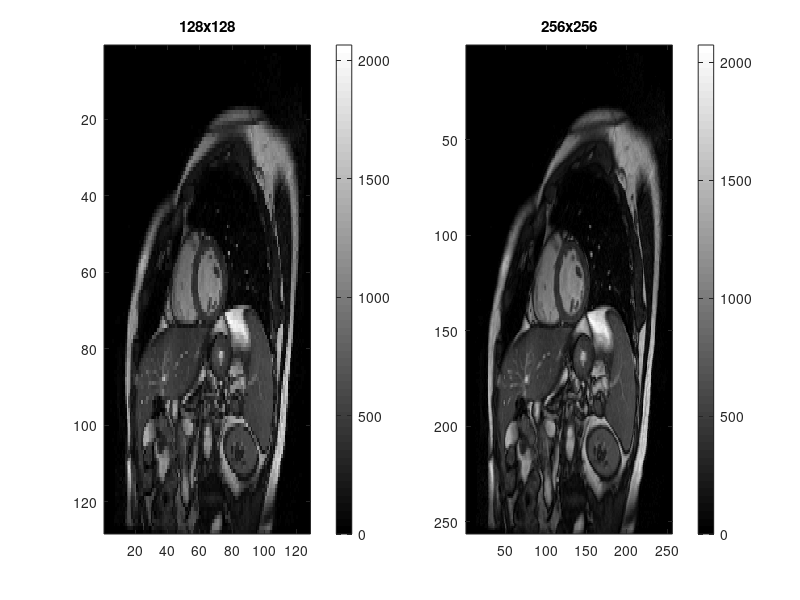
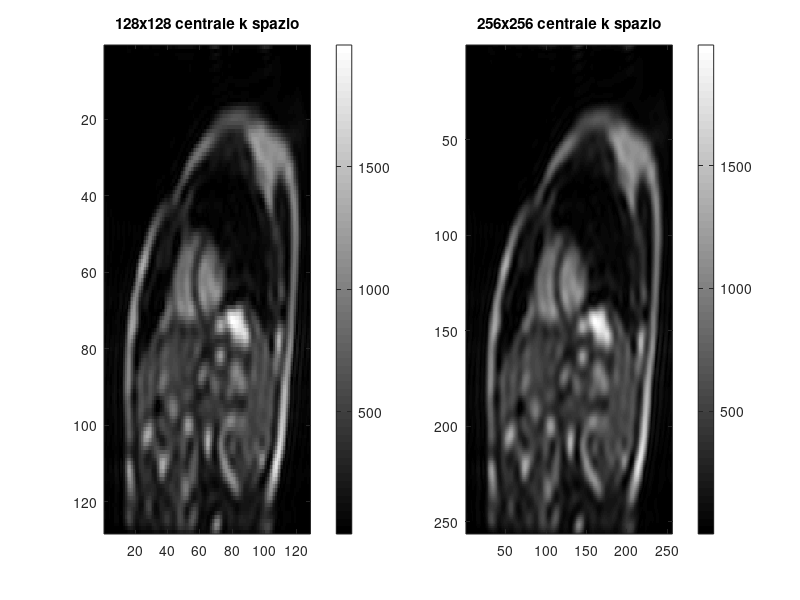
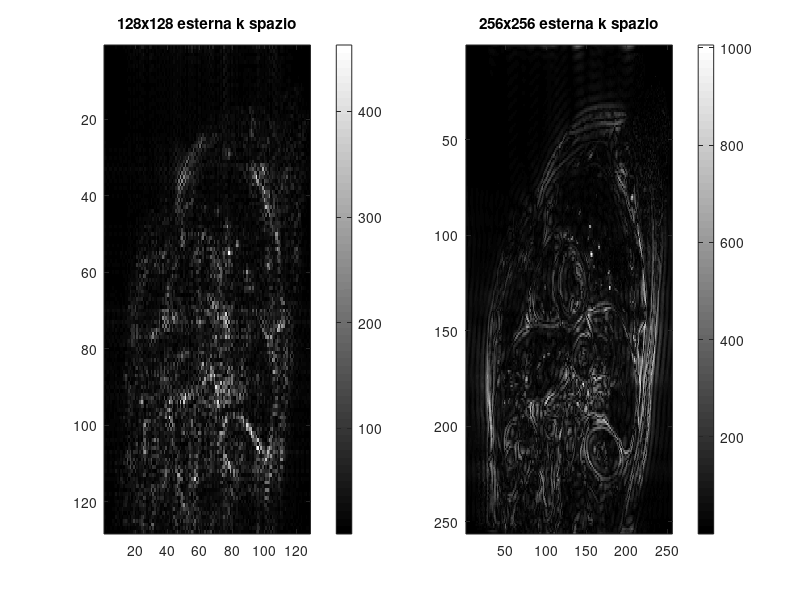
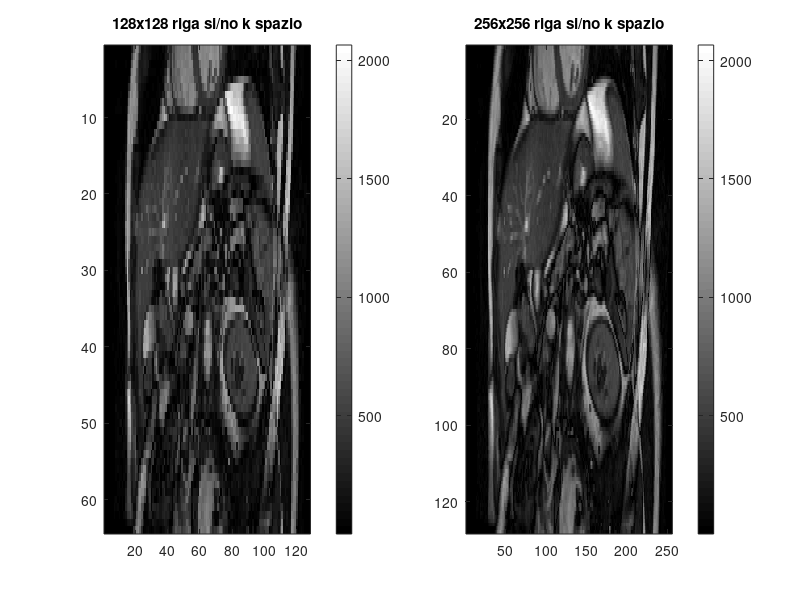

Reproduce these figures in MATLAB, in order.
load("K_spazio_cuore.mat");
%% A1 Immagine
Im1=abs(ifft2(K_S_cuore128));
Im2=abs(ifft2(K_S_cuore256)); 
figure; subplot(1,2,1); imagesc(Im1); colormap gray; colorbar; title ('128x128');
subplot(1,2,2); imagesc(Im2); colormap gray; colorbar;  title ('256x256');
%% A2 Parte centrale del K-Spazio
N1=128;
A1=zeros(N1);
inizio=(N1/2)-20;
fine=(N1/2)+20;
for i=1:N1
    for j=1:N1
        if (i>inizio && i<fine) && (j>inizio && j<fine)
            A1(i,j)=K_S_cuore128(i,j);
        end
    end
end
N2=256;
B1=zeros(N2);
inizio=(N2/2)-20;
fine=(N2/2)+20;
for i=1:N2
    for j=1:N2
        if (i>inizio && i<fine) && (j>inizio && j<fine)
            B1(i,j)=K_S_cuore256(i,j);
        end
    end
end
Im1=abs(ifft2(A1));
Im2=abs(ifft2(B1)); 
figure; subplot(1,2,1); imagesc(Im1); colormap gray; colorbar; title ('128x128 centrale k spazio');
subplot(1,2,2); imagesc(Im2); colormap gray; colorbar;  title ('256x256 centrale k spazio');
%% A3 Parte esterna del K-Spazio
N1=128;
A2=zeros(N1);
inizio=(N1/2)-20;
fine=(N1/2)+20;
for i=1:N1
    for j=1:N1
        if (i<inizio || i>fine) && (j<inizio || j>fine)
            A2(i,j)=K_S_cuore128(i,j);
        end
    end
end
N2=256;
B2=zeros(N2);
inizio=(N2/2)-20;
fine=(N2/2)+20;
for i=1:N2
    for j=1:N2
        if (i<inizio || i>fine) || (j<inizio || j>fine)
            B2(i,j)=K_S_cuore256(i,j);
        end
    end
end
Im1=abs(ifft2(A2));
Im2=abs(ifft2(B2)); 
figure; subplot(1,2,1); imagesc(Im1); colormap gray; colorbar; title ('128x128 esterna k spazio');
subplot(1,2,2); imagesc(Im2); colormap gray; colorbar;  title ('256x256 esterna k spazio');
%% A4 Una riga si e una no
A3=K_S_cuore128(1,:);
for i=1:N1
    if mod(i,2)==0 && i<N1
        A3=vertcat(A3,K_S_cuore128(i,:));
    end
end
B3=K_S_cuore256(1,:)
for i=1:N2
    if mod(i,2)==0 && i<N2
        B3=vertcat(B3,K_S_cuore256(i,:));
    end
end
Im1=abs(ifft2(A3));
Im2=abs(ifft2(B3)); 
figure; subplot(1,2,1); imagesc(Im1); colormap gray; colorbar; title ('128x128 riga si/no k spazio');
subplot(1,2,2); imagesc(Im2); colormap gray; colorbar;  title ('256x256 riga si/no k spazio');

%% A5 60% di righe del K-Spazio
X1=floor(N1*0.6);
inizio=N1/2-X1/2;
fine=N1/2+X1/2;
A5=zeros(N1);
for i=N1:-1:1
    if i>=inizio && i<=fine
        A5(i,:)=K_S_cuore128(i,:);
    end
end
X2=floor(N2*0.6);
inizio=N2/2-X2/2;
fine=N2/2+X2/2;
B5=zeros(N2);
for i=N2:-1:1
    if i>=inizio && i<=fine
        B5(i,:)=K_S_cuore256(i,:);
    end
end
Im1=abs(ifft2(A5));
Im2=abs(ifft2(B5)); 
figure; subplot(1,2,1); imagesc(Im1); colormap gray; colorbar; title ('128x128 60% FOV');
subplot(1,2,2); imagesc(Im2); colormap gray; colorbar;  title ('256x256 60% FOV');
Im3=abs(ifft2(K_S_cuore256)); 
figure; subplot(1,2,1); imagesc(Im3); title('modulo ifft2'); colormap gray;
subplot(1,2,2); imagesc(Im2); title('FOV 60%'); colormap gray;
%% A6 Zero-Padding
%x=[zeros(1,64),K_S_cuore128(1,:),zeros(1,64)];
A6=zeros(2*N1);
centro=length(A6)/2;
inizio=centro-N1/2;
fine=centro+N1/2;
a=fine-inizio;
k=1;
for i=1:length(A6)
    if i>inizio && i<=fine
        A6(i,:)=[zeros(1,64),K_S_cuore128(k,:),zeros(1,64)];
        k=k+1;
    end
end
B6=zeros(2*N2);
centro=length(B6)/2;
inizio=centro-N2/2;
fine=centro+N2/2;
a=fine-inizio;
k=1;
for i=1:length(B6)
    if i>inizio && i<=fine
        B6(i,:)=[zeros(1,128),K_S_cuore256(k,:),zeros(1,128)];
        k=k+1;
    end
end
Im1=abs(ifft2(A6));
Im2=abs(ifft2(B6)); 
figure; subplot(1,2,1); imagesc(Im1); colormap gray; colorbar; title ('128x128 zero-padding');
subplot(1,2,2); imagesc(Im2); colormap gray; colorbar;  title ('256x256 zero-padding');
%% A7 HALF-FOURIER
l=floor(0.6*N1);
A7=zeros(l,N1);
for i=1:l
    A7(i,:)=K_S_cuore128(i,:);
end
%Im1=abs(ifft2(A7));
%figure; imagesc(Im1); colormap gray;
l=floor(0.6*N2);
B7=zeros(l,N2);
for i=1:l
    B7(i,:)=K_S_cuore256(i,:);
end
Im1=abs(ifft2(A7));
Im2=abs(ifft2(B7)); 
figure; subplot(1,2,1); imagesc(Im1); colormap gray; colorbar; title ('128x128 Half-Fourier');
subplot(1,2,2); imagesc(Im2); colormap gray; colorbar;  title ('256x256 Half-Fourier');





    
